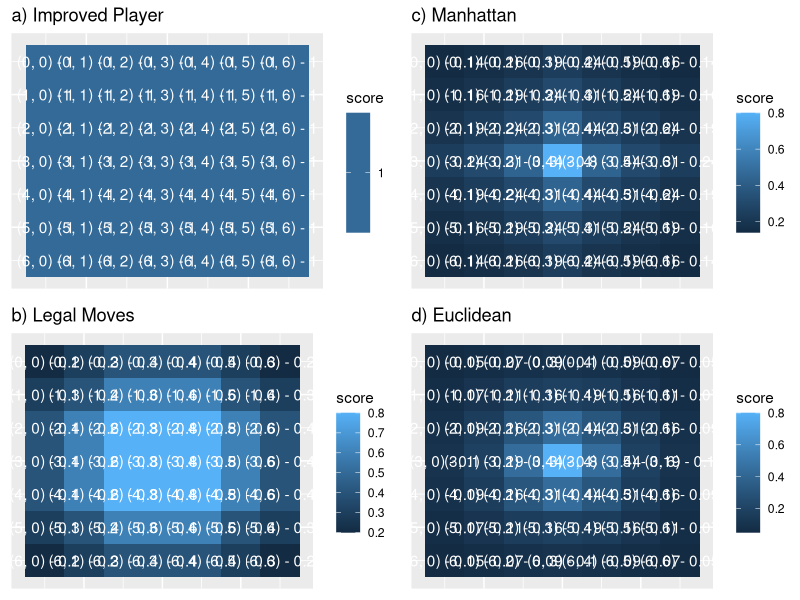

Write the R code that produced this figure.
# Create the visualisation of the Heuristic Analysis.
library(ggplot2)

adjustment = 1.25

# Function for multi-ggplot
multiplot <- function(..., plotlist=NULL, file, cols=1, layout=NULL) {
  library(grid)

  # Make a list from the ... arguments and plotlist
  plots <- c(list(...), plotlist)

  numPlots = length(plots)

  # If layout is NULL, then use 'cols' to determine layout
  if (is.null(layout)) {
    # Make the panel
    # ncol: Number of columns of plots
    # nrow: Number of rows needed, calculated from # of cols
    layout <- matrix(seq(1, cols * ceiling(numPlots/cols)),
                    ncol = cols, nrow = ceiling(numPlots/cols))
  }

 if (numPlots==1) {
    print(plots[[1]])

  } else {
    # Set up the page
    grid.newpage()
    pushViewport(viewport(layout = grid.layout(nrow(layout), ncol(layout))))

    # Make each plot, in the correct location
    for (i in 1:numPlots) {
      # Get the i,j matrix positions of the regions that contain this subplot
      matchidx <- as.data.frame(which(layout == i, arr.ind = TRUE))

      print(plots[[i]], vp = viewport(layout.pos.row = matchidx$row,
                                      layout.pos.col = matchidx$col))
    }
  }
}

legalMoveCount <- function(x, y){
    dx = c(1, 2, 2, 1, -1, -2, -2, -1)
    dy = c(2, 1, -1, -2, -2, -1, 1, 2)
    legalMoves = (x + dx >= 1 & x + dx <= 7 & y + dy >= 1 & y + dy <= 7)
    scaler = length(dx) * adjustment
    sum(legalMoves)/ scaler
}



# Define the grid
boardColIndex = rep(1:7, 7)
boardRowIndex = rep(1:7, each=7)


# Visualise the uniform board
improvedBoard = data.frame(boardColIndex = boardColIndex,
                        boardRowIndex = boardRowIndex,
                        score = 1)
improvedBoardPlot =
    ggplot(data = improvedBoard,
       aes(x = boardColIndex, y = boardRowIndex, fill = score)) +
    geom_tile() +
    geom_text(aes(label = paste0("(", boardRowIndex - 1, ", ", boardColIndex - 1, ") - ", score)),
              col = "white") +
    scale_y_reverse() +
    theme(axis.title.x=element_blank(),
          axis.text.x=element_blank(),
          axis.ticks.x=element_blank(),
          axis.title.y=element_blank(),
          axis.text.y=element_blank(),
          axis.ticks.y=element_blank()) +
    labs(title = "a) Improved Player")


# Create the legal move board
legalBoard = data.frame(boardColIndex = boardColIndex,
                        boardRowIndex = boardRowIndex,
                        score = mapply(legalMoveCount, x = boardRowIndex, y = boardColIndex))
legalBoardPlot =
    ggplot(data = legalBoard,
       aes(x = boardColIndex, y = boardRowIndex, fill = score)) +
    geom_tile() +
    geom_text(aes(label = paste0("(", boardRowIndex - 1, ", ", boardColIndex - 1, ") - ", score)),
              col = "white") +
    scale_y_reverse() +
    theme(axis.title.x=element_blank(),
          axis.text.x=element_blank(),
          axis.ticks.x=element_blank(),
          axis.title.y=element_blank(),
          axis.text.y=element_blank(),
          axis.ticks.y=element_blank()) +
    labs(title = "b) Legal Moves")


# Create the Manhattan board
manhattanBoard = data.frame(boardColIndex = boardColIndex,
                            boardRowIndex = boardRowIndex,
                            score = round(1 / (abs(boardColIndex - 4) +
                                               abs(boardRowIndex - 4) + adjustment), 2))
manhattenBoardPlot =
    ggplot(data = manhattanBoard,
       aes(x = boardColIndex, y = boardRowIndex, fill = score)) +
    geom_tile() +
    geom_text(aes(label = paste0("(", boardRowIndex - 1, ", ", boardColIndex - 1, ") - ", score)),
              col = "white") +
    scale_y_reverse() +
    theme(axis.title.x=element_blank(),
          axis.text.x=element_blank(),
          axis.ticks.x=element_blank(),
          axis.title.y=element_blank(),
          axis.text.y=element_blank(),
          axis.ticks.y=element_blank()) +
    labs(title = "c) Manhattan")

# Create the Euclidean board
euclideanBoard = data.frame(boardColIndex = boardColIndex,
                            boardRowIndex = boardRowIndex,
                            score = round(1/ ((boardColIndex - 4)^2 +
                                              (boardRowIndex - 4)^2 + adjustment), 2))
euclideanBoardPlot =
    ggplot(data = euclideanBoard,
       aes(x = boardColIndex, y = boardRowIndex, fill = score)) +
    geom_tile() +
    geom_text(aes(label = paste0("(", boardRowIndex - 1, ", ", boardColIndex - 1, ") - ", score)),
              col = "white") +
    scale_y_reverse() +
    theme(axis.title.x=element_blank(),
          axis.text.x=element_blank(),
          axis.ticks.x=element_blank(),
          axis.title.y=element_blank(),
          axis.text.y=element_blank(),
          axis.ticks.y=element_blank()) +
    labs(title = "d) Euclidean")


# Save the graph
png(filename = "board_position_score.png", width = 1200, height = 1200)
multiplot(improvedBoardPlot, legalBoardPlot, manhattenBoardPlot, euclideanBoardPlot, cols = 2)
graphics.off()
